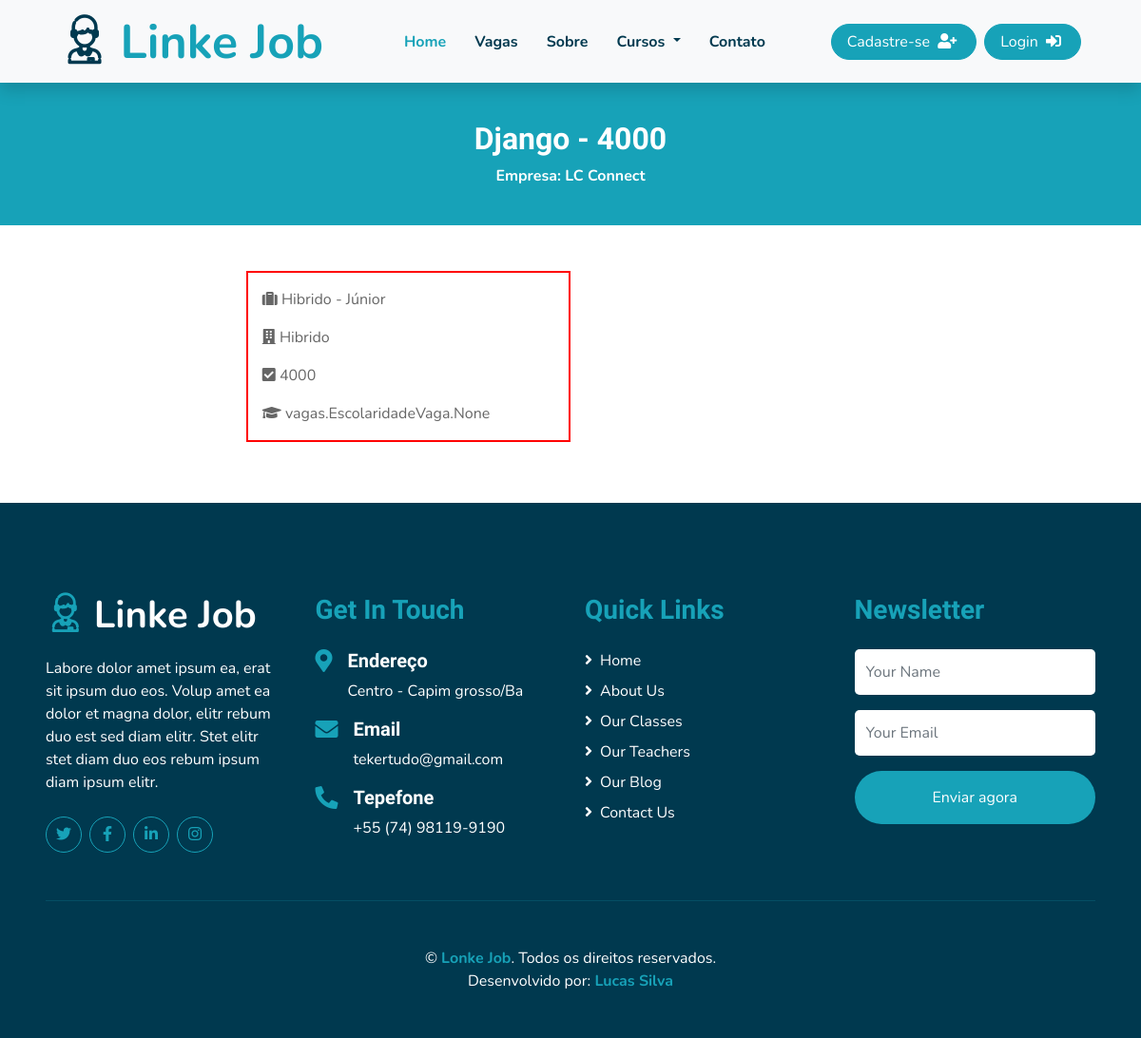
The page /vagas/vaga/1 on the database as committed earlier.
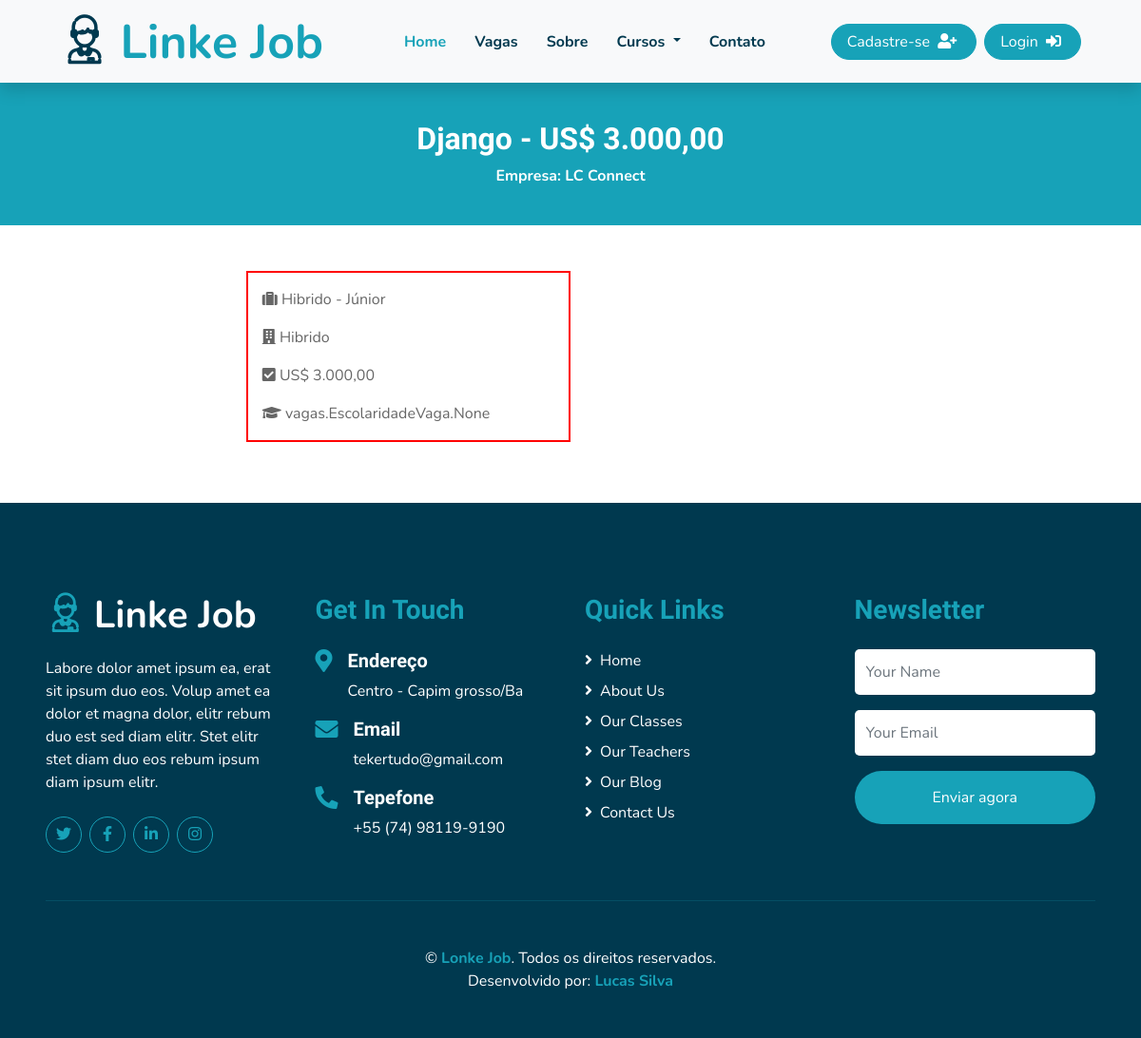
The same page on the database as committed later.
### apps/vagas/models/models_vagas.py (models this page shows, shortened)
class Vagas(models.Model):
    SENIORIDADE = (
        ('J', 'Junior'),
        ('P', 'Pleno'),
        ('S', 'Senior'),
        ('E', 'Especialista'),
    )
    TIPO = (
        ('HO', 'Home Office'),
        ('HI', 'Hibrido'),
        ('PR', 'Presencial'),
    )
    criado_por = models.CharField(max_length=50)
    empresa = models.ForeignKey(Empresa, on_delete=models.PROTECT)
    senioridade = models.CharField(max_length=20, choices=SENIORIDADE, blank=True, null=True)
    tipo = models.CharField(max_length=20, choices=TIPO, blank=True, null=True)
    codigo = models.CharField(max_length=14, default=gerar_codigo, editable=False, unique=True, blank=True, null=True)
    nome = models.CharField(max_length=60)
    faixa_salarial = models.CharField(max_length=50, null=True, blank=True)
    requisitos = models.TextField(max_length=2000, null=True, blank=True)
    requisitos_adicionais = models.ManyToManyField(RequisitosVaga)
    escolaridade = models.ManyToManyField(EscolaridadeVaga)
    quantidade = models.IntegerField(default=0)
    status = models.BooleanField(default=True, help_text='Status da vaga')
    data_criacao = models.DateTimeField(auto_now = True)
    atualizado_em = models.DateTimeField(default=timezone.now)
    def get_vaga_tipo(self):
        if self.tipo == 'HO':
            tipo = 'Home Office'
        if self.tipo == 'HI':
            tipo = 'Hibrido'
        if self.tipo == 'PR':
            tipo = 'Presencial'
        return tipo
    def get_senioridade(self):
        if self.senioridade == 'J':
            senioridade = 'Júnior'
        if self.senioridade == 'P':
            senioridade = 'Pleno'
        if self.senioridade == 'S':
            senioridade = 'Sênior'
        if self.senioridade == 'E':
            senioridade = 'Especialista'
        return senioridade
    class Meta():
        db_table = 'vagas'
        verbose_name = 'vaga'
        verbose_name_plural = 'vagas'

### apps/empresas/models/models_empresa.py (models this page shows, shortened)
class Empresa(models.Model):
    nome = models.CharField(max_length=100, help_text='Nome da empresa')
    cnpj = models.CharField(max_length=18, null=True, blank=True, help_text='CNPJ da empresa')
    qtd_funcionario = models.IntegerField(default=0, null=True, blank=True, help_text='Quantidade de funcionarios')
    def __str__(self):
        return self.nome

### apps/vagas/views/views_todas_vagas.py (the view)
# urls.py: path('vaga/<int:pk>', VagaDetailView.as_view(), name='VagaDetailView'),
class VagaDetailView(DetailView):
    model = Vagas
    template_name = "detalhes-vaga.html"

### apps/vagas/templates/detalhes-vaga.html (shortened to what this page needs)
{% extends 'base.html' %}
{% load static %}
{% block body %}
<div class="container-fluid bg-primary mb-5">
    <div class="d-flex flex-column align-items-center justify-content-center"
        style="min-height: 150px">
        <h2 class="font-weight-bold text-white">{{vagas.nome}} - {{vagas.faixa_salarial}}</h2>
        <div class="d-inline-flex text-white">
                <p class="m-0"><strong> Empresa: {{vagas.empresa}}</strong></p>
        </div>
    </div>
</div>
<div class="container-fluid ">
    <div class="container col-md-7">
        <div class="row pb-3">
            <div class="col-lg-6" style="border: red 2px solid ;">
                <p><li class="fa fa-suitcase" aria-hidden="true"></li>
                    {{ vagas.get_vaga_tipo }} - {{vagas.get_senioridade}}
                </p>
                <p><i class="fa fa-building" aria-hidden="true"></i>
                    {{ vagas.get_vaga_tipo }}
                </p>
                <p><i class="fa fa-check-square" aria-hidden="true"></i>
                    {{vagas.faixa_salarial}}
                </p>
                <p><i class="fa fa-graduation-cap" aria-hidden="true"></i>
                    {{vagas.escolaridade}}
                </p>
            </div>
        </div>
    </div>
</div>
{% endblock body %}

### templates/base.html (shortened to what this page needs)
{% load static %}
<!DOCTYPE html>
<html lang="pt-br">
    <head>
        <link
        href="https://cdnjs.cloudflare.com/ajax/libs/font-awesome/5.10.0/css/all.min.css"
        rel="stylesheet"
        />
        <link href="{% static 'css/lib/flaticon/font/flaticon.css' %}" rel="stylesheet" />
        <link href="{% static 'css/lib/owlcarousel/assets/owl.carousel.min.css' %}" rel="stylesheet" />
        <link href="{% static 'css/lib/lightbox/css/lightbox.min.css' %}" rel="stylesheet" />
        <link href="{% static 'css/style.css' %}" rel="stylesheet" />
    </head>
    <body>
    <div class="container-fluid bg-light position-relative shadow">
        <nav class="navbar navbar-expand-lg bg-light navbar-light py-3 py-lg-0 px-0 px-lg-5">
            <a href="{% url 'index' %}"
                class="navbar-brand font-weight-bold text-secondary" style="font-size: 50px">
                <i class="flaticon-036-boy"></i>
                <span class="text-primary">Linke Job</span>
            </a>
            <div
                class="collapse navbar-collapse justify-content-between" id="navbarCollapse">
                <div class="navbar-nav font-weight-bold mx-auto py-0">
                    <a href="{% url 'index' %}" class="nav-item nav-link active">Home</a>
                    <a href="{% url 'todas_vagas' %}" class="nav-item nav-link">Vagas</a>
                    <a href="class.html" class="nav-item nav-link">Sobre</a>
                    <div class="nav-item dropdown">
                        <a href="#" class="nav-link dropdown-toggle" data-toggle="dropdown">
                            Cursos
                        </a>
                    </div>
                    <a href="contact.html" class="nav-item nav-link">Contato</a>
                </div>
                <a href="{% url 'register' %}" class="btn btn-primary px-3 mr-2">
                    Cadastre-se
                    <i class="fas fa-user-plus px-1"></i>
                </a>
                {% if request.user.is_authenticated %}
                    <a href="{% url 'logout' %}" class="btn btn-danger px-3">
                        Logout
                        <i class='fas fa-sign-out-alt px-1'></i>
                    </a>
                {% else %}
                    <a href="{% url 'login' %}" class="btn btn-primary px-3">
                        Login
                        <li class="fas fa-sign-in-alt px-1"></li>
                    </a>
                {% endif %}
            </div>
        </nav>
    </div>
        {% block body %}{% endblock body %}
        {% include 'rodape.html' %}
    </body>
</html>

### templates/rodape.html (shortened to what this page needs)
    <div
      class="container-fluid bg-secondary text-white mt-5 py-5 px-sm-3 px-md-5"
    >
      <div class="row pt-5">
        <div class="col-lg-3 col-md-6 mb-5">
          <a href="{% url 'index' %}"
            class="navbar-brand font-weight-bold text-primary m-0 mb-4 p-0"
            style="font-size: 40px; line-height: 40px"
          >
            <i class="flaticon-036-boy"></i>
            <span class="text-white">Linke Job</span>
          </a>
          <p>
            Labore dolor amet ipsum ea, erat sit ipsum duo eos. Volup amet ea
            dolor et magna dolor, elitr rebum duo est sed diam elitr. Stet elitr
            stet diam duo eos rebum ipsum diam ipsum elitr.
          </p>
          <div class="d-flex justify-content-start mt-4">
            <a
              class="btn btn-outline-primary rounded-circle text-center mr-2 px-0"
              style="width: 38px; height: 38px"
              href="#"
              ><i class="fab fa-twitter"></i
            ></a>
            <a
              class="btn btn-outline-primary rounded-circle text-center mr-2 px-0"
              style="width: 38px; height: 38px"
              href="#"
              ><i class="fab fa-facebook-f"></i
            ></a>
            <a
              class="btn btn-outline-primary rounded-circle text-center mr-2 px-0"
              style="width: 38px; height: 38px"
              href="#"
              ><i class="fab fa-linkedin-in"></i
            ></a>
            <a
              class="btn btn-outline-primary rounded-circle text-center mr-2 px-0"
              style="width: 38px; height: 38px"
              href="#"
              ><i class="fab fa-instagram"></i
            ></a>
          </div>
        </div>
        <div class="col-lg-3 col-md-6 mb-5">
          <h3 class="text-primary mb-4">Get In Touch</h3>
          <div class="d-flex">
            <h4 class="fa fa-map-marker-alt text-primary"></h4>
            <div class="pl-3">
              <h5 class="text-white">Endereço</h5>
              <p>Centro - Capim grosso/Ba</p>
            </div>
          </div>
          <div class="d-flex">
            <h4 class="fa fa-envelope text-primary"></h4>
            <div class="pl-3">
              <h5 class="text-white">Email</h5>
              <p>tekertudo@gmail.com</p>
            </div>
          </div>
          <div class="d-flex">
            <h4 class="fa fa-phone-alt text-primary"></h4>
            <div class="pl-3">
              <h5 class="text-white">Tepefone</h5>
              <p>+55 (74) 98119-9190</p>
            </div>
          </div>
        </div>
        <div class="col-lg-3 col-md-6 mb-5">
          <h3 class="text-primary mb-4">Quick Links</h3>
          <div class="d-flex flex-column justify-content-start">
            <a class="text-white mb-2" href="#"
              ><i class="fa fa-angle-right mr-2"></i>Home</a
            >
            <a class="text-white mb-2" href="#"
              ><i class="fa fa-angle-right mr-2"></i>About Us</a
            >
            <a class="text-white mb-2" href="#"
              ><i class="fa fa-angle-right mr-2"></i>Our Classes</a
            >
            <a class="text-white mb-2" href="#"
              ><i class="fa fa-angle-right mr-2"></i>Our Teachers</a
            >
            <a class="text-white mb-2" href="#"
              ><i class="fa fa-angle-right mr-2"></i>Our Blog</a
            >
            <a class="text-white" href="#"
              ><i class="fa fa-angle-right mr-2"></i>Contact Us</a
            >
          </div>
        </div>
        <div class="col-lg-3 col-md-6 mb-5">
          <h3 class="text-primary mb-4">Newsletter</h3>
          <form action="">
            <div class="form-group">
              <input
                type="text"
                class="form-control border-0 py-4"
                placeholder="Your Name"
                required="required"
              />
            </div>
            <div class="form-group">
              <input
                type="email"
                class="form-control border-0 py-4"
                placeholder="Your Email"
                required="required"
              />
            </div>
            <div>
              <button
                class="btn btn-primary btn-block border-0 py-3"
                type="submit"
              >
                Enviar agora
              </button>
            </div>
          </form>
        </div>
      </div>
      <div
        class="container-fluid pt-5"
        style="border-top: 1px solid rgba(23, 162, 184, 0.2) ;"
      >
        <p class="m-0 text-center text-white">
          &copy;
          <a class="text-primary font-weight-bold" href="{% url 'index' %}">Lonke Job</a>.
          Todos os direitos reservados.
          <br />Desenvolvido por:
          <a href="https://themewagon.com" class="text-primary font-weight-bold" target="_blank">Lucas Silva</a>
        </p>
      </div>
    </div>

Rows that differ between the two databases and show on the page:
changed Vagas "Django": faixa_salarial "4000" → "US$ 3.000,00"
